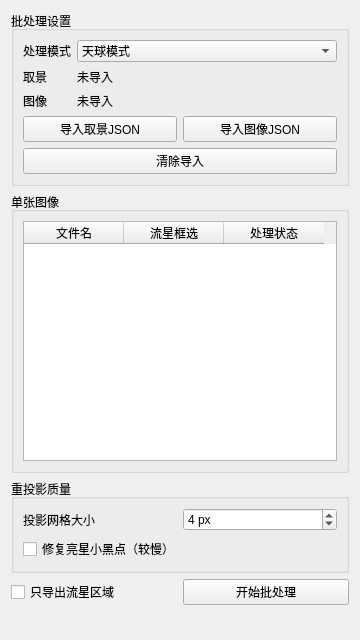
          <widget class="QWidget" name="widgetMosaicBatchSidePanel">
           <property name="geometry">
            <rect>
             <x>0</x>
             <y>0</y>
             <width>360</width>
             <height>640</height>
            </rect>
           </property>
           <layout class="QVBoxLayout" name="verticalLayoutMosaicBatchSidePanel">
            <item>
             <widget class="QGroupBox" name="groupBoxMosaicBatchSettings">
              <property name="title">
               <string>批处理设置</string>
              </property>
              <layout class="QVBoxLayout" name="verticalLayoutMosaicBatchSettings">
               <item>
                <layout class="QFormLayout" name="formLayoutMosaicBatchSettings">
                 <property name="fieldGrowthPolicy">
                  <enum>QFormLayout::AllNonFixedFieldsGrow</enum>
                 </property>
                 <property name="labelAlignment">
                  <set>Qt::AlignLeft|Qt::AlignVCenter</set>
                 </property>
                 <item row="0" column="0">
                  <widget class="QLabel" name="labelMosaicBatchMode">
                   <property name="text">
                    <string>处理模式</string>
                   </property>
                  </widget>
                 </item>
                 <item row="0" column="1">
                  <widget class="QComboBox" name="comboBoxMosaicBatchMode">
                   <property name="toolTip">
                    <string>选择投影到自由天球取景，或对齐到底图的像素画布。</string>
                   </property>
                   <item>
                    <property name="text">
                     <string>天球模式</string>
                    </property>
                   </item>
                   <item>
                    <property name="text">
                     <string>底图模式</string>
                    </property>
                   </item>
                  </widget>
                 </item>
                 <item row="1" column="0">
                  <widget class="QLabel" name="labelMosaicBatchFramingPathTitle">
                   <property name="text">
                    <string>取景</string>
                   </property>
                  </widget>
                 </item>
                 <item row="1" column="1">
                  <widget class="QLabel" name="labelMosaicBatchFramingPath">
                   <property name="sizePolicy">
                    <sizepolicy hsizetype="Expanding" vsizetype="Preferred">
                     <horstretch>0</horstretch>
                     <verstretch>0</verstretch>
                    </sizepolicy>
                   </property>
                   <property name="text">
                    <string>未导入</string>
                   </property>
                   <property name="wordWrap">
                    <bool>false</bool>
                   </property>
                  </widget>
                 </item>
                 <item row="2" column="0">
                  <widget class="QLabel" name="labelMosaicBatchImageCountTitle">
                   <property name="text">
                    <string>图像</string>
                   </property>
                  </widget>
                 </item>
                 <item row="2" column="1">
                  <widget class="QLabel" name="labelMosaicBatchImageCount">
                   <property name="text">
                    <string>未导入</string>
                   </property>
                  </widget>
                 </item>
                </layout>
               </item>
               <item>
                <layout class="QHBoxLayout" name="horizontalLayoutMosaicBatchImportButtons">
                 <item>
                  <widget class="QPushButton" name="pushButtonImportMosaicBatchFramingJson">
                   <property name="toolTip">
                    <string>导入自由投影页面导出的取景 JSON。</string>
                   </property>
                   <property name="text">
                    <string>导入取景JSON</string>
                   </property>
                  </widget>
                 </item>
                 <item>
                  <widget class="QPushButton" name="pushButtonImportMosaicBatchImageJson">
                   <property name="text">
                    <string>导入图像JSON</string>
                   </property>
                  </widget>
                 </item>
                </layout>
               </item>
               <item>
                <widget class="QPushButton" name="pushButtonClearMosaicBatchImports">
                 <property name="text">
                  <string>清除导入</string>
                 </property>
                </widget>
               </item>
              </layout>
             </widget>
            </item>
            <item>
             <widget class="QGroupBox" name="groupBoxMosaicBatchImages">
              <property name="title">
               <string>单张图像</string>
              </property>
              <layout class="QVBoxLayout" name="verticalLayoutMosaicBatchImages">
               <item>
                <widget class="QTableWidget" name="tableWidgetMosaicBatchImages">
                 <property name="minimumSize">
                  <size>
                   <width>0</width>
                   <height>240</height>
                  </size>
                 </property>
                 <property name="selectionBehavior">
                  <enum>QAbstractItemView::SelectRows</enum>
                 </property>
                 <property name="showGrid">
                  <bool>true</bool>
                 </property>
                 <property name="columnCount">
                  <number>3</number>
                 </property>
                 <column>
                  <property name="text">
                   <string>文件名</string>
                  </property>
                 </column>
                 <column>
                  <property name="text">
                   <string>流星框选</string>
                  </property>
                 </column>
                 <column>
                  <property name="text">
                   <string>处理状态</string>
                  </property>
                 </column>
                </widget>
               </item>
              </layout>
             </widget>
            </item>
            <item>
             <widget class="QGroupBox" name="groupBoxMosaicBatchExportOptions">
              <property name="title">
               <string>重投影质量</string>
              </property>
              <layout class="QVBoxLayout" name="verticalLayoutMosaicBatchExportOptions">
               <item>
                <layout class="QHBoxLayout" name="horizontalLayoutMosaicBatchMapTileSize">
                 <item>
                  <widget class="QLabel" name="labelMosaicBatchMapTileSize">
                   <property name="text">
                    <string>投影网格大小</string>
                   </property>
                  </widget>
                 </item>
                 <item>
                  <widget class="QDoubleSpinBox" name="doubleSpinBoxMosaicBatchMapTileSize">
                   <property name="toolTip">
                    <string>源图按固定网格投到全景图；数值越小越精细但越慢。</string>
                   </property>
                   <property name="decimals">
                    <number>0</number>
                   </property>
                   <property name="minimum">
                    <double>1.000000000000000</double>
                   </property>
                   <property name="maximum">
                    <double>512.000000000000000</double>
                   </property>
                   <property name="singleStep">
                    <double>1.000000000000000</double>
                   </property>
                   <property name="suffix">
                    <string> px</string>
                   </property>
                   <property name="value">
                    <double>4.000000000000000</double>
                   </property>
                  </widget>
                 </item>
                </layout>
               </item>
               <item>
                <widget class="QCheckBox" name="checkBoxMosaicBatchExactRemapRepair">
                 <property name="toolTip">
                  <string>鱼眼亮星出现小黑点时可启用；会额外精确反算缺失和低权重像素，导出更慢。</string>
                 </property>
                 <property name="text">
                  <string>修复亮星小黑点（较慢）</string>
                 </property>
                </widget>
               </item>
              </layout>
             </widget>
            </item>
            <item>
             <layout class="QHBoxLayout" name="horizontalLayoutMosaicBatchStart">
              <item>
               <widget class="QCheckBox" name="checkBoxMosaicBatchMeteorOnly">
                <property name="toolTip">
                 <string>仅导出已检测到的流星框选区域；没有流星框选的图像会跳过。</string>
                </property>
                <property name="text">
                 <string>只导出流星区域</string>
                </property>
               </widget>
              </item>
              <item>
               <widget class="QPushButton" name="pushButtonStartMosaicBatch">
                <property name="text">
                 <string>开始批处理</string>
                </property>
               </widget>
              </item>
             </layout>
            </item>
            <item>
             <spacer name="verticalSpacerMosaicBatchSidePanel">
              <property name="orientation">
               <enum>Qt::Vertical</enum>
              </property>
              <property name="sizeHint" stdset="0">
               <size>
                <width>20</width>
                <height>40</height>
               </size>
              </property>
             </spacer>
            </item>
           </layout>
          </widget>
